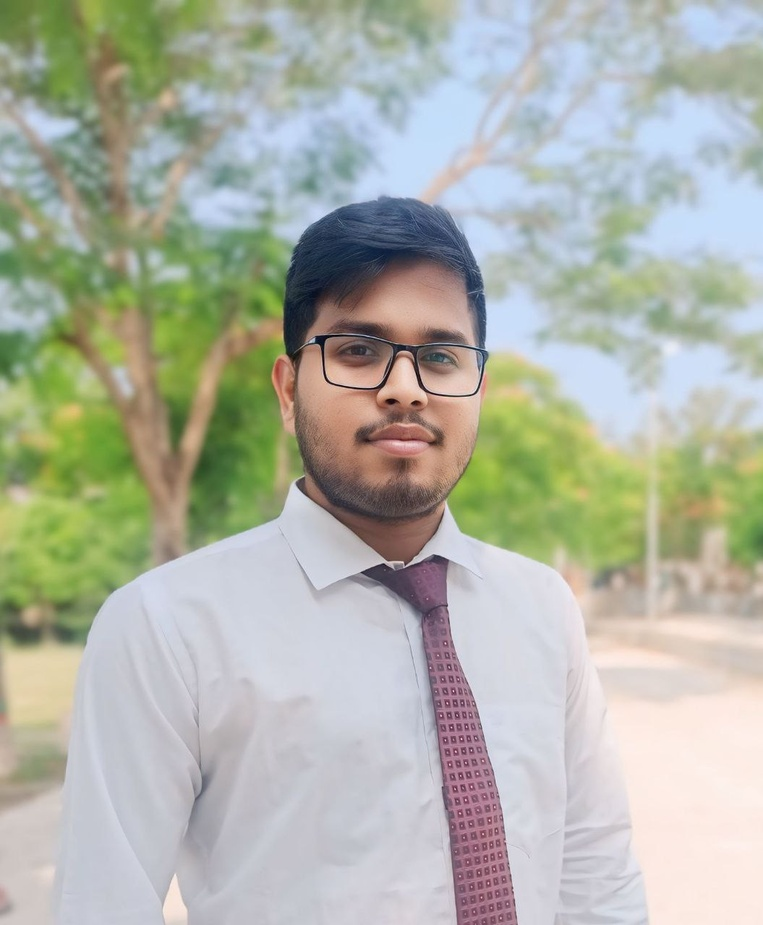
#> input picture final_lab/chapter1/rony.jpg, 763 x 925 px, shrunk from 1055 x 1280 before the run
$ python task2_negative.py
#> lines starting #> are read from the running program, lines starting #| are printed output that depends on the picture
import cv2
import matplotlib.pyplot as plt

gray_img = cv2.imread("rony.jpg", cv2.IMREAD_GRAYSCALE)
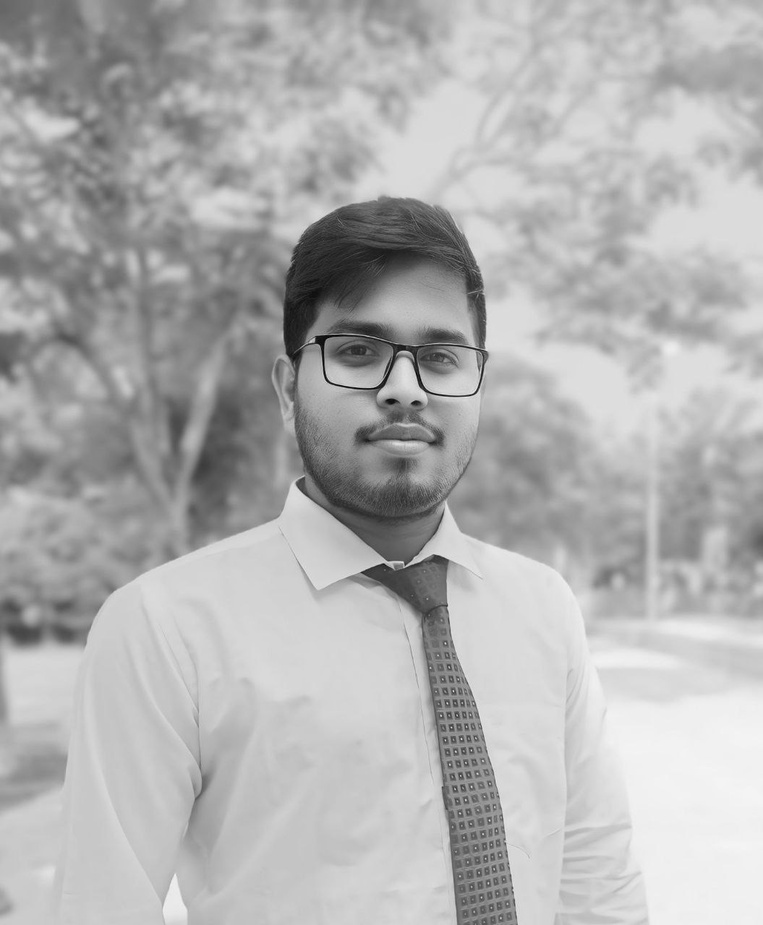
#> gray_img: shape (925, 763); min 0, max 245, mean 177.1
negative_img = 255 - gray_img
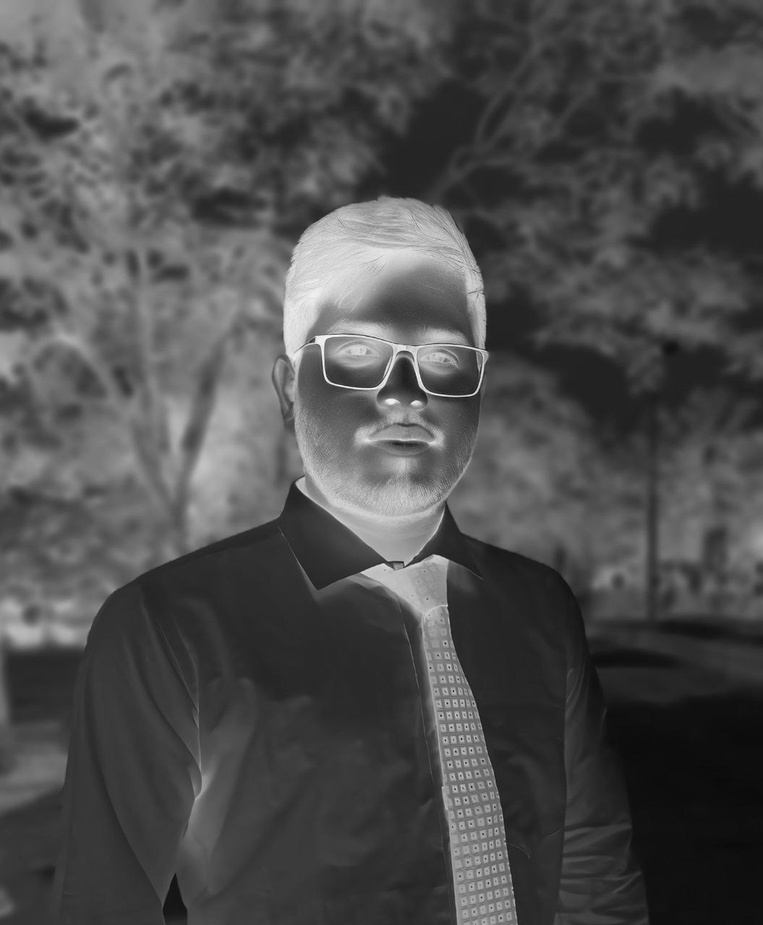
#> negative_img: shape (925, 763); min 10, max 255, mean 77.9

plt.figure(figsize=(10, 5))
plt.subplot(1, 2, 1); plt.title("Original");
plt.imshow(gray_img, cmap='gray');
plt.axis('off')

plt.subplot(1, 2, 2);
plt.title("Negative");
plt.imshow(negative_img, cmap='gray');
plt.axis('off')
plt.savefig('task2_negative.png');
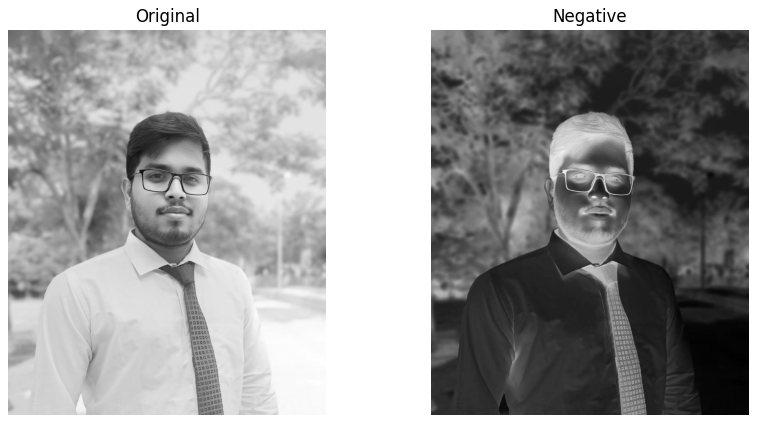
#> figure drawn by matplotlib, 2 panels
plt.show()
